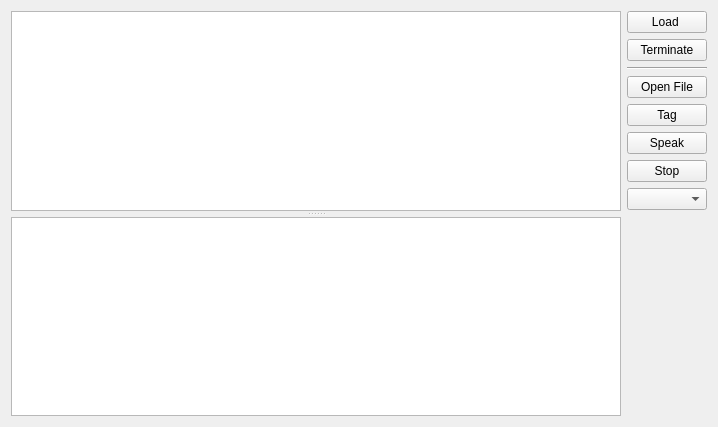
<?xml version="1.0" encoding="UTF-8"?>
<ui version="4.0">
 <class>TihuConsoleClass</class>
 <widget class="QMainWindow" name="TihuConsoleClass">
  <property name="geometry">
   <rect>
    <x>0</x>
    <y>0</y>
    <width>718</width>
    <height>427</height>
   </rect>
  </property>
  <property name="minimumSize">
   <size>
    <width>0</width>
    <height>25</height>
   </size>
  </property>
  <property name="windowTitle">
   <string>TihuConsol</string>
  </property>
  <widget class="QWidget" name="centralWidget">
   <layout class="QHBoxLayout" name="horizontalLayout_2">
    <item>
     <layout class="QHBoxLayout" name="horizontalLayout" stretch="1,0">
      <item>
       <layout class="QVBoxLayout" name="verticalLayout_1">
        <item>
         <widget class="QSplitter" name="splitter">
          <property name="sizePolicy">
           <sizepolicy hsizetype="Preferred" vsizetype="Expanding">
            <horstretch>0</horstretch>
            <verstretch>0</verstretch>
           </sizepolicy>
          </property>
          <property name="orientation">
           <enum>Qt::Vertical</enum>
          </property>
          <property name="opaqueResize">
           <bool>true</bool>
          </property>
          <property name="handleWidth">
           <number>6</number>
          </property>
          <property name="childrenCollapsible">
           <bool>false</bool>
          </property>
          <widget class="QPlainTextEdit" name="txtInput">
           <property name="sizePolicy">
            <sizepolicy hsizetype="Expanding" vsizetype="Expanding">
             <horstretch>0</horstretch>
             <verstretch>0</verstretch>
            </sizepolicy>
           </property>
           <property name="layoutDirection">
            <enum>Qt::RightToLeft</enum>
           </property>
          </widget>
          <widget class="QPlainTextEdit" name="txtMessages">
           <property name="sizePolicy">
            <sizepolicy hsizetype="Expanding" vsizetype="Minimum">
             <horstretch>0</horstretch>
             <verstretch>0</verstretch>
            </sizepolicy>
           </property>
           <property name="minimumSize">
            <size>
             <width>0</width>
             <height>30</height>
            </size>
           </property>
          </widget>
         </widget>
        </item>
       </layout>
      </item>
      <item>
       <layout class="QVBoxLayout" name="verticalLayout_3">
        <item>
         <widget class="QPushButton" name="btnLoad">
          <property name="text">
           <string>Load </string>
          </property>
         </widget>
        </item>
        <item>
         <widget class="QPushButton" name="btnUnload">
          <property name="sizePolicy">
           <sizepolicy hsizetype="Minimum" vsizetype="Fixed">
            <horstretch>0</horstretch>
            <verstretch>0</verstretch>
           </sizepolicy>
          </property>
          <property name="text">
           <string>Terminate</string>
          </property>
         </widget>
        </item>
        <item>
         <widget class="Line" name="line">
          <property name="orientation">
           <enum>Qt::Horizontal</enum>
          </property>
         </widget>
        </item>
        <item>
         <widget class="QPushButton" name="btnOpenFile">
          <property name="text">
           <string>Open File</string>
          </property>
         </widget>
        </item>
        <item>
         <widget class="QPushButton" name="btnTag">
          <property name="text">
           <string>Tag</string>
          </property>
         </widget>
        </item>
        <item>
         <layout class="QHBoxLayout" name="horizontalLayout_5">
          <property name="spacing">
           <number>0</number>
          </property>
          <item>
           <widget class="QPushButton" name="btnSpeak">
            <property name="minimumSize">
             <size>
              <width>80</width>
              <height>0</height>
             </size>
            </property>
            <property name="text">
             <string>Speak</string>
            </property>
           </widget>
          </item>
         </layout>
        </item>
        <item>
         <widget class="QPushButton" name="btnStop">
          <property name="text">
           <string>Stop</string>
          </property>
         </widget>
        </item>
        <item>
         <widget class="QComboBox" name="cbVoice"/>
        </item>
        <item>
         <spacer name="verticalSpacer_1">
          <property name="orientation">
           <enum>Qt::Vertical</enum>
          </property>
          <property name="sizeHint" stdset="0">
           <size>
            <width>20</width>
            <height>40</height>
           </size>
          </property>
         </spacer>
        </item>
       </layout>
      </item>
     </layout>
    </item>
   </layout>
  </widget>
 </widget>
 <layoutdefault spacing="6" margin="11"/>
 <tabstops>
  <tabstop>txtInput</tabstop>
  <tabstop>txtMessages</tabstop>
  <tabstop>btnLoad</tabstop>
  <tabstop>btnUnload</tabstop>
  <tabstop>btnOpenFile</tabstop>
 </tabstops>
 <resources/>
 <connections/>
</ui>
